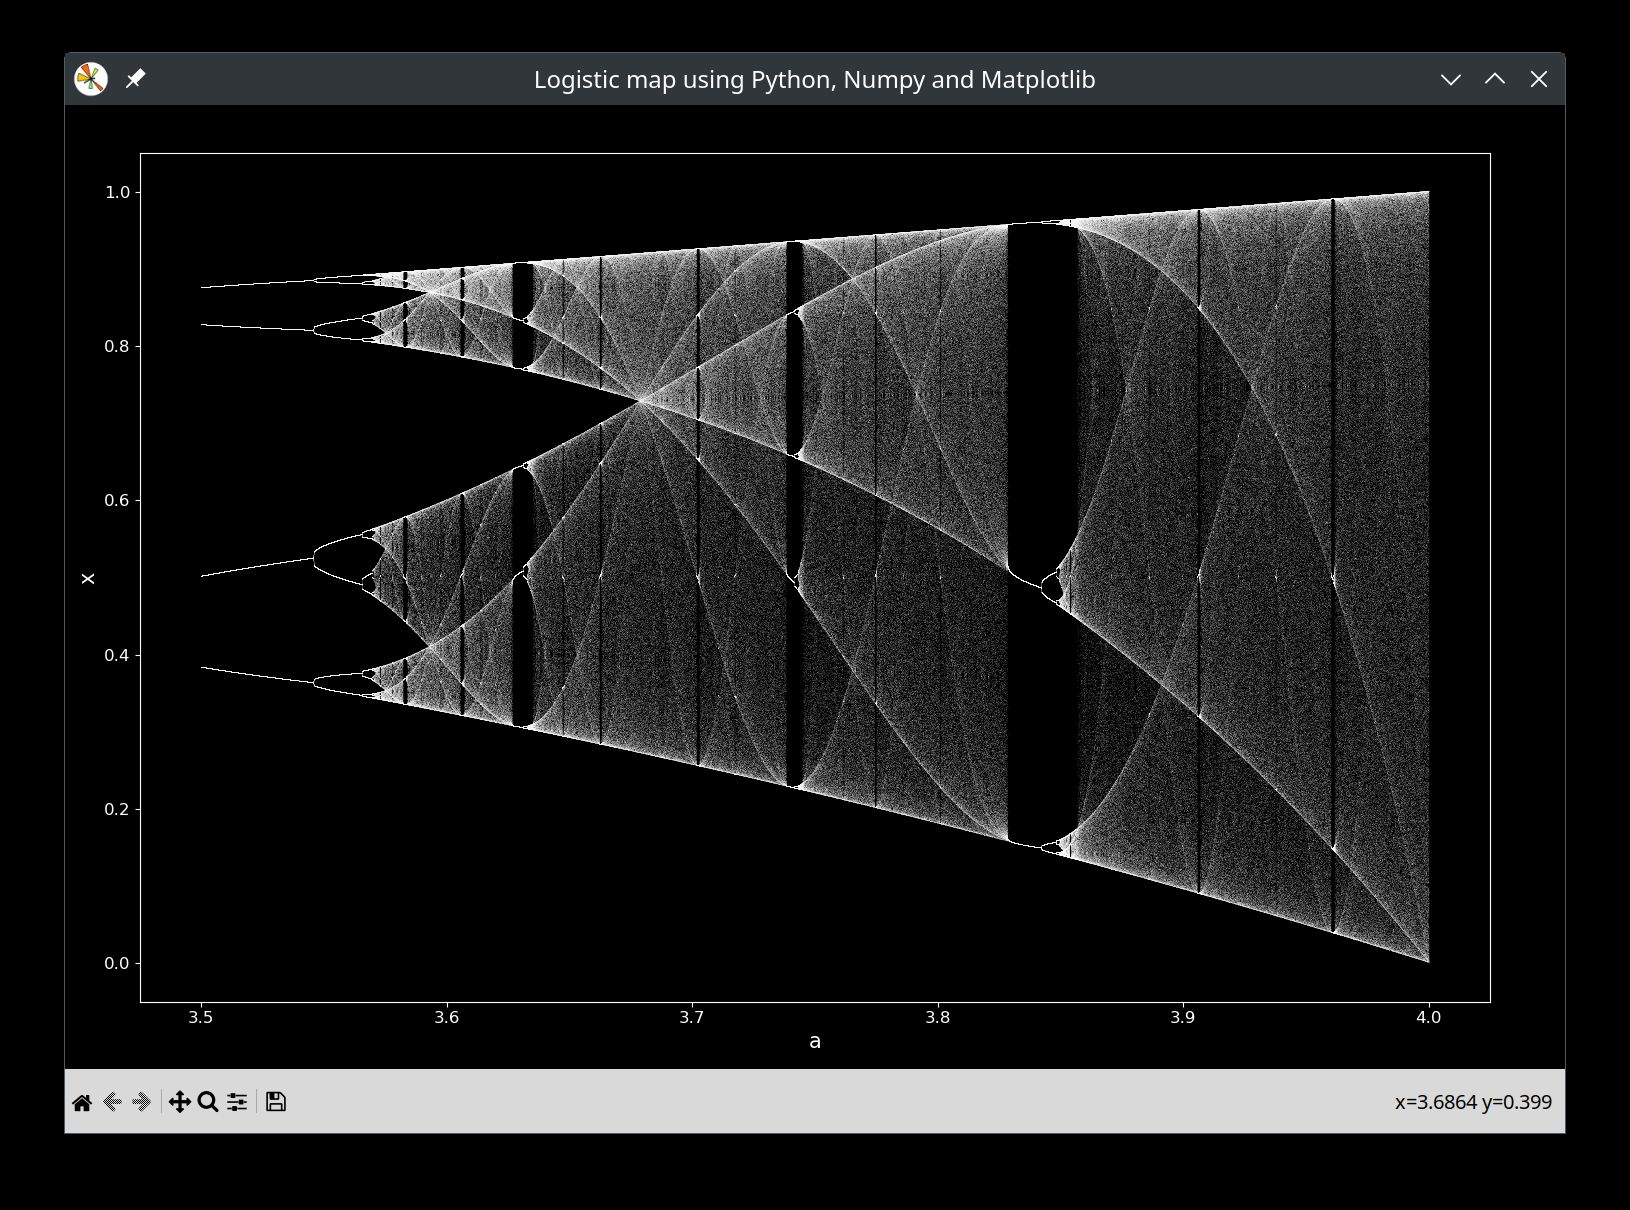

Write Python code to recreate this figure.
#!/usr/bin/env python3
#
#  logistic_map_test_v2.py
#  
#  Copyright 2025 Nap0
#  
#  This program is free software; you can redistribute it and/or modify
#  it under the terms of the GNU General Public License as published by
#  the Free Software Foundation; either version 2 of the License, or
#  (at your option) any later version.
#  
#  This program is distributed in the hope that it will be useful,
#  but WITHOUT ANY WARRANTY; without even the implied warranty of
#  MERCHANTABILITY or FITNESS FOR A PARTICULAR PURPOSE.  See the
#  GNU General Public License for more details.
#  
#  You should have received a copy of the GNU General Public License
#  along with this program; if not, write to the Free Software
#  Foundation, Inc., 51 Franklin Street, Fifth Floor, Boston,
#  MA 02110-1301, USA.
#  
# Generating a bifurcation diagram of the Logistic Map
# using Numpy and Matplotlib
#
import matplotlib.pyplot as plt
import numpy as np

# total number of iterations, start and end value of parameter A
loops, astart, aend = int(2e6), 3.5, 4.0

# the numpy array to contain the x values of the logistic map is fllled with zeros
X = np.zeros(loops)
# the first value is initiated
X[0]=0.5

# the numpy array to contain the values for parameter a
A = np.linspace(astart, aend, loops)

# loops iterate the logistic map function for small increases of A
print(f"Iterating through {loops} steps, with values for A from {astart} to {aend}")
for index in range(loops - 1):
    X[index+1] = A[index] * X[index] * (1.0 - X[index])
print(f"Iterations complete, numpy arrays have lengths of A:{A.shape[0]} X:{X.shape[0]}")

# plot with dark background
plt.style.use('dark_background')
# set the size of the plot
plt.figure(figsize=(15, 10), num="Logistic map using Python, Numpy and Matplotlib")
# plot the many values of X versus A, the plot function does the imaging
plt.plot(A, X, ',', color='white', alpha=0.1)
# set title, labels and ticks
plt.gca().set_xlabel('a', fontsize=15)
plt.gca().set_ylabel('x', fontsize=15)
plt.xticks(fontsize=12)
plt.yticks(fontsize=12)
plt.axis('on')
plt.subplots_adjust(left=0.05, right=0.95, top=0.95, bottom=0.07)
# make plot visible
plt.show()
